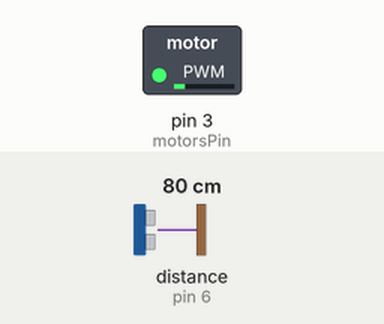
Simulated run of this sketch. Board: Arduino Uno, built with avr-gcc and run on an emulated ATmega328P. On the bench: switched loads named in the sketch (green lamp = pin HIGH). Inputs (shaded band) come from the test bench; at power-on: distance to the obstacle (sensor on pin 6) 80 cm. The echo pulse lasts 58.3 µs per cm.

Above: at 5.2 s.
5.3 s: distance to the obstacle (sensor on pin 6) set to 18 cm
At 5.9 s:
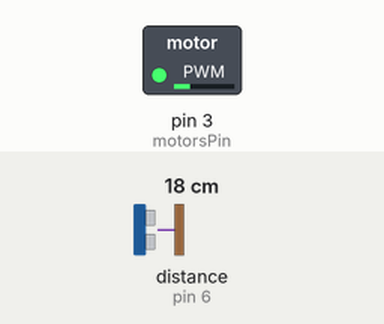
6.8 s: distance to the obstacle (sensor on pin 6) set to 10 cm
At 7.2 s:
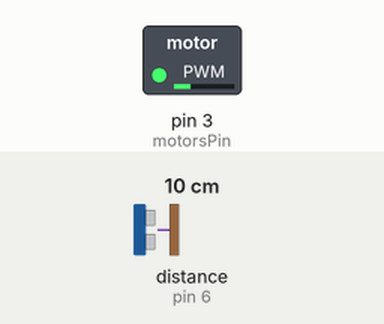
8.3 s: distance to the obstacle (sensor on pin 6) set to 7 cm
At 9.2 s:
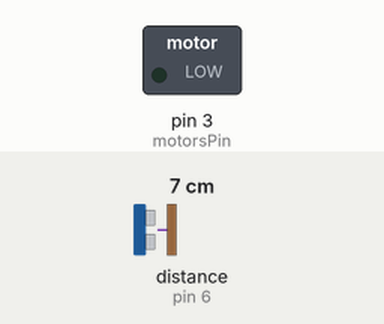
9.8 s: distance to the obstacle (sensor on pin 6) set to 9 cm
At 10.7 s:
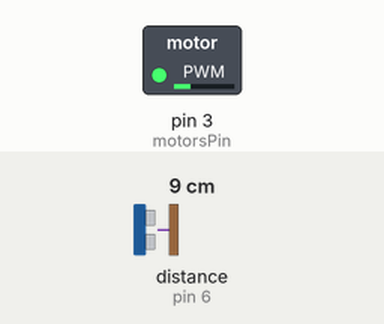
Timing chart, 0 to 12.3 s (numbered marks = the images above; inputs shaded):
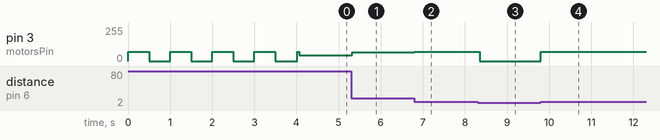

Measured:
- the behaviour switches between 9 and 8 cm on distance to the obstacle (sensor on pin 6) (found by bisection; images 2 and 3)
- after the input at 5.3 s, pin 3 (motorsPin): 45/255 → 67/255 at once
- after the input at 6.8 s, pin 3 (motorsPin): 67/255 → 70/255 at once
- after the input at 8.3 s, pin 3 (motorsPin): 70/255 → 0/255 after 0.06 s
- after the input at 9.8 s, pin 3 (motorsPin): 0/255 → 70/255 at once

The sketch:

sonosight.ino
```cpp
  #include <HCSR04.h>

  int motorsPin = 3;

  int triggerPin = 8;
  int echoPin = 6;
  UltraSonicDistanceSensor distanceSensor(triggerPin, echoPin);

  int minDist = 8;
  int reactDist = 100;
  int prevIntensity = 0;

  int intensityMin = 35;
  int intensityMax = 70;

  int cycleTime = 100;

  int onsetDelay = 50;

  float startSequenceDelay = 500;
  int startSequenceRepetitions = 4;

void setup()
{
  pinMode(motorsPin, OUTPUT);
  startSequence();
}

void loop()
{
  int intensity = calcIntensity();
  if (prevIntensity == 0 && intensity != 0)
  {
    kickStartMotors();
  }
  setMotors(intensity);
  delay(cycleTime);
  prevIntensity = intensity;
}

void kickStartMotors()
{
  setMotors(intensityMax);
  delay(onsetDelay);
}

int calcIntensity()
{
  double distance = constrain(distanceSensor.measureDistanceCm(), 0, reactDist + 5) ;

  int intensity = map(constrain(distance - minDist, 0, reactDist), 0, reactDist, intensityMax, intensityMin);
  if (distance >= reactDist || distance <= minDist)
  {
    intensity = 0;
  }
  return intensity;
}

void setMotors(int speed)
{
  analogWrite(motorsPin, speed);
}

void startSequence()
{
  for (int i = 0; i < startSequenceRepetitions; i++)
  {
    setMotors(intensityMax);
    delay(startSequenceDelay);
    setMotors(0);
    delay(startSequenceDelay);
  }
}
```
